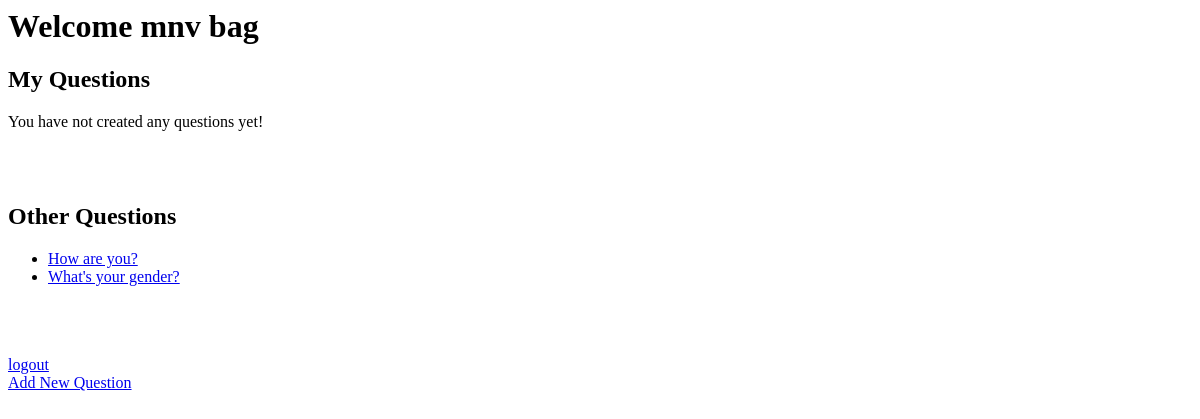
/polls/ (signed in), run on an earlier commit of the app's database.
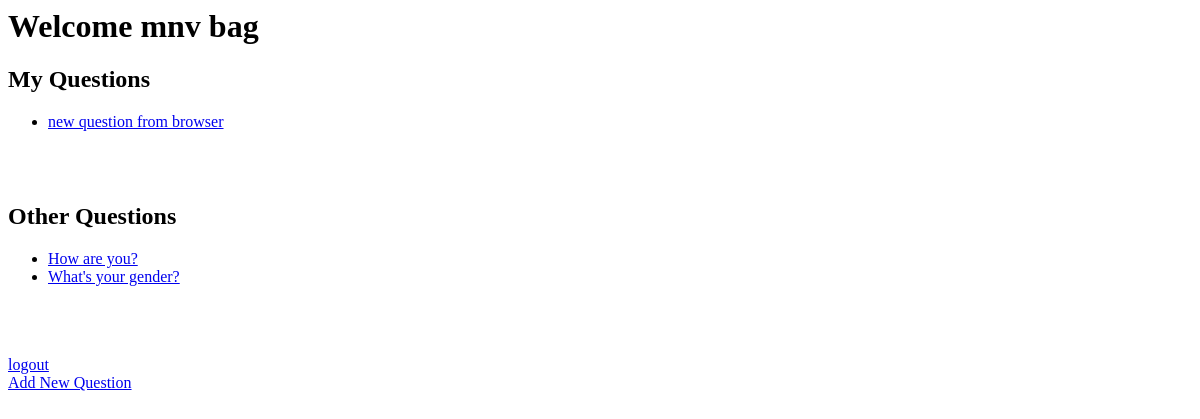
And on a later commit of the database.
### polls/models.py (models this page shows, shortened)
class Question(models.Model):
    author = models.ForeignKey(PollUser, on_delete=models.CASCADE, null=True, blank=True)
    question_text = models.CharField(max_length=200)
    pub_date = models.DateTimeField("date published")

### polls/views.py (the view)
# urls.py: path("", views.index, name="index"),
def index(request):
    if request.user.is_authenticated:
        my_questions = Question.objects.filter(author__user=request.user).order_by("-pub_date")
        other_questions = Question.objects.exclude(author__user=request.user).order_by("-pub_date")
        context = {
            "my_questions": my_questions,
            "other_questions": other_questions,
            "user": request.user,
        }
        usr = PollUser.objects.get(user=request.user)
        log = UserLog(user=usr, action_time=datetime.now(), action='question')
        log.save()
        return render(request, "polls/index.html", context)
    else:
        return HttpResponseRedirect('/polls/login')

### polls/templates/polls/index.html (shortened to what this page needs)
<h1>Welcome {{user.first_name}} {{ user.last_name}}</h1>
<h2>My Questions</h2>
{% if my_questions %}
    <ul>
    {% for question in my_questions %}
        <li><a href="{% url 'polls:detail' question.id %}">{{ question.question_text }}</a></li>
    {% endfor %}
    </ul>
{% else %}
    <p>You have not created any questions yet!</p>
{% endif %}
<h2>Other Questions</h2>
{% if other_questions %}
    <ul>
    {% for question in other_questions %}
        <li><a href="{% url 'polls:detail' question.id %}">{{ question.question_text }}</a></li>
    {% endfor %}
    </ul>
{% else %}
    <p>There is not any external questions</p>
{% endif %}
<a href="{% url 'polls:logout' %}">logout</a>
<a href="{% url 'polls:add_question'%}">Add New Question</a>

What changed in the data, as far as the page shows it:
added Question: question_text "new question from browser", shown under "My Questions"
Also different on the page:
text no longer shown: "You have not created any questions yet!"
